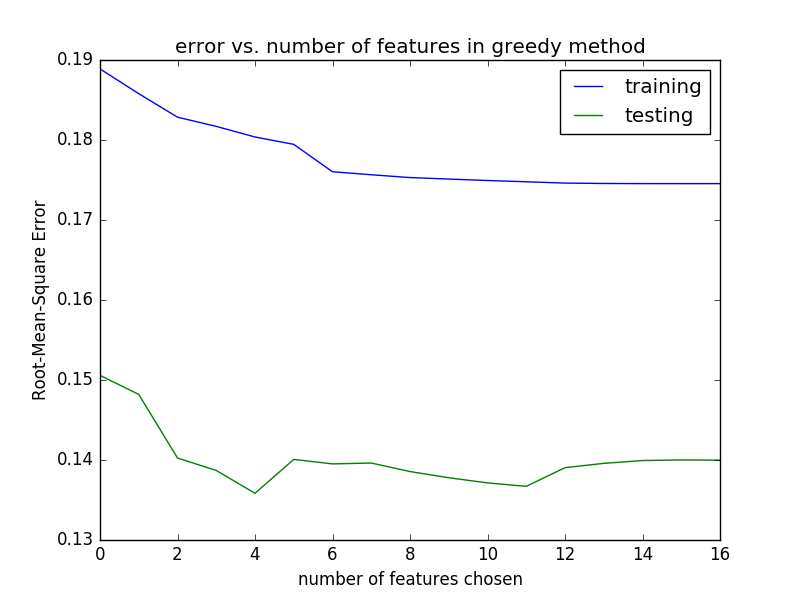

Here is the Python script that generated this plot:
import numpy as np
import matplotlib.pyplot as plt
import matrix_operation as mo
import input_data as id
import pylab

#number of features    
feature_dim = 16

#training set
x,y,x_min,x_max,y_min,y_max = id.read_trainingdata_MS(feature_dim)
#testing set
x_test,y_test = id.read_testingdata_MS(feature_dim, x_min, x_max, y_min, y_max)

#stats
stats = ['G','AB','R','H','2B','3B','HR','RBI','BB','SO','SB','CS','AVG','OBP','SLG','OPS','Constant']
#max number of features to select
max_features = 17

#size of training set
training_size = x.shape[0]
testing_size = x_test.shape[0]


#store loss
training_error = np.zeros(max_features)
testing_error = np.zeros(max_features)

#greedy algorithm
subx = []
subx_test = []
#number of current features
num_feature_selected = 0
#array to store whether a feature is selected
feature_selected = np.zeros(feature_dim+1)
while num_feature_selected < max_features:
    currentloss = np.Inf
    currentidx = 0
    currenttheta = []
    #choose features that are still unselected
    for idx in range(0,feature_dim+1):
        if feature_selected[idx] == 0:
            if idx == feature_dim:
                col = np.ones(x.shape[0])
            else:
                col = x[:,idx]
            #if empty features
            if num_feature_selected == 0:
                tempx = np.transpose(np.array(col,ndmin=2))
            else:
                tempx = np.concatenate((subx,np.transpose(np.array(col,ndmin=2))),axis=1)
            temptheta = np.dot(np.linalg.pinv(tempx),y)
            tempdiff = y - np.dot(tempx,temptheta)
            temploss = np.inner(tempdiff,tempdiff)
            if temploss < currentloss:
                currentloss = temploss
                currentidx = idx
                currenttheta = temptheta
    
    #add new feature
    if currentidx == feature_dim:
        new_feature_train = np.ones(x.shape[0])
        new_feature_test = np.ones(x_test.shape[0])
    else:
        new_feature_train = x[:,currentidx]
        new_feature_test = x_test[:,currentidx]
    #if empty features
    if num_feature_selected == 0:
        subx = np.transpose(np.array(new_feature_train,ndmin=2))
        subx_test = np.transpose(np.array(new_feature_test,ndmin=2))
    else:
        subx = np.concatenate((subx,np.transpose(np.array(new_feature_train,ndmin=2))),axis=1)
        subx_test = np.concatenate((subx_test,np.transpose(np.array(new_feature_test,ndmin=2))),axis=1)
                
    #calculate error
    theta = np.dot(np.linalg.pinv(subx),y)
    training_diff = y - np.dot(subx,theta)
    training_error[num_feature_selected] = np.sqrt(np.inner(training_diff,training_diff) / training_size)
    testing_diff = y_test - np.dot(subx_test,theta)
    testing_error[num_feature_selected] = np.sqrt(np.inner(testing_diff,testing_diff) / testing_size)
    
    #marked selected
    feature_selected[currentidx] = 1
    
    num_feature_selected += 1
# plot
plt.plot(range(0,max_features),training_error,label='training')
plt.plot(range(0,max_features),testing_error,label='testing')
plt.title('error vs. number of features in greedy method')
plt.xlabel('number of features chosen')
plt.ylabel('Root-Mean-Square Error')
plt.legend(loc="upper right")
plt.savefig("greedy.png")

#save data
with open("greedy.txt",'w') as f:
    for idx in range(0,len(training_error)):
        f.write('%f,' %training_error[idx])
    f.write('\n')
    for idx in range(0,len(testing_error)):
        f.write('%f,' %testing_error[idx])
    f.write('\n')